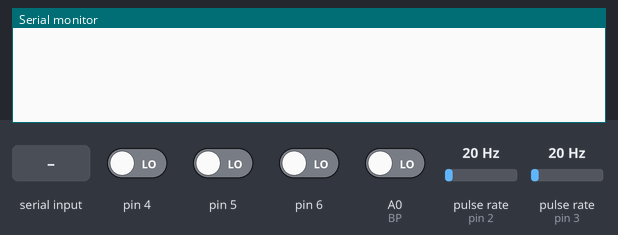
A sketch run on a simulated Arduino Uno, built with avr-gcc and run on an emulated ATmega328P. On the bench: the last lines printed to the serial monitor. Wiring (inferred from the names in the program): 2 × pulse sensor: data pin 2 / data pin 3. The inputs (shaded band) are chosen by the test bench; at power-on: A0 (BP), pin 4–6 LOW, pulse rate (sensors on pin 2, pin 3) 20 Hz.

Above: at 1.2 s.
1.3 s: "1\n" received over the second serial link
At 2.3 s:
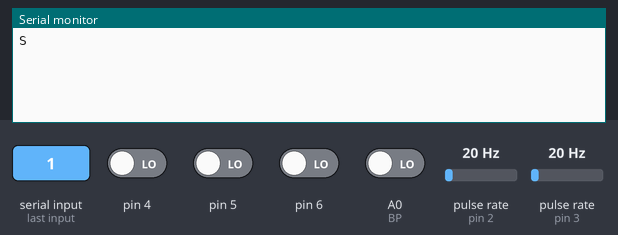
2.8 s: pin 4 driven HIGH
At 3.4 s:
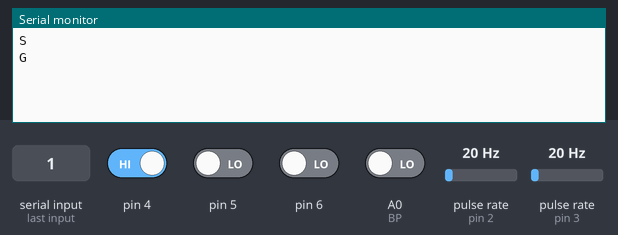
4.3 s: pin 5 driven HIGH
At 5.7 s:
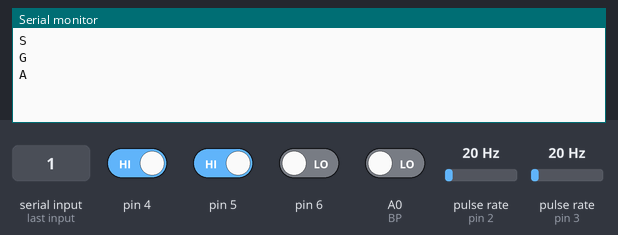

Measured:
- after the input at 1.3 s, the serial monitor: prints a new line at once (image 1)
- after the input at 2.8 s, the serial monitor: prints a new line at once (image 2)
- after the input at 4.3 s, the serial monitor: prints a new line at once (image 3)

The sketch:

boucle_ouverte_V3_capteurs.ino
```cpp
#include "SoftwareSerial.h"
//#include "Ultrasonic.h"
SoftwareSerial mySerial(11,10); // broches TX, RX
SoftwareSerial mySerialBT(12,13); // broches TX, RX
//Ultrasonic ultrasonic(13);
//int distance;

#define BP A0
#define Enc1 2
#define Enc2 3


bool CAPG, CAPC, CAPD;

volatile int pulseCount1 = 0;
volatile int pulseCount2 = 0;
unsigned long lastTime = 0;
int rpm1, rpm2;

int e1=0,e2=0,e3=0,sAg=0,sGg=0,sDg=0,sAd=0,sGd=0,sDd=0,mAg=0,mGg=0,mDg=0,mAd=0,mGd=0,mDd=0;
bool affmoy=false;
bool actif = false;

String currentCmd;
String lastCmd = "";

void setup() {
  mySerial.begin(9600);
  mySerialBT.begin(9600);
  Serial.begin(9600);
  pinMode(4, INPUT);
  pinMode(5, INPUT);
  pinMode(6, INPUT);
  pinMode(BP, INPUT);
  pinMode(Enc1, INPUT);
  pinMode(Enc2, INPUT);
  attachInterrupt(digitalPinToInterrupt(Enc1), countPulses1, RISING);
  attachInterrupt(digitalPinToInterrupt(Enc2), countPulses2, RISING);
}

void loop() {
  app();
  //  if (digitalRead(BP)==HIGH) {
  //    val=0;}
  //if (val==1){
  //    line();
  //    vitesse();
  //  }
  //  else {
  //    avancer(LOW, LOW, 0,0);
  //  }
}

void countPulses1() {
  pulseCount1++;
}

void countPulses2() {
  pulseCount2++;
}

void vitesse() {
  if (millis() - lastTime >= 100) {
    rpm1 = (pulseCount1 / 20.0) * 600.0;
    rpm2 = (pulseCount2 / 20.0) * 600.0;
    //Serial.print(rpm1);
    //Serial.print(" , ");
    //Serial.println(rpm2);
    pulseCount1 = 0;
    pulseCount2 = 0;
    lastTime = millis();
    moyenne();
  }
}

void moyenne() {
  if (rpm1!=0 || rpm2!=0 || currentCmd=="S") {
    if (currentCmd=="A"){
    e1++;
    sAd+=rpm1;
    sAg+=rpm2;
    affmoy=false;
  }
  else if (currentCmd=="G"){
    e2++;
    sGd+=rpm1;
    sGg+=rpm2;
    affmoy=false;
  }
  else if (currentCmd=="D"){
    e3++;
    sDd+=rpm1;
    sDg+=rpm2;
    affmoy=false;
  }
  else if (!affmoy && (e1!=0 && e2!=0 && e3!=0)) {
    //Serial.print("vitesse moyenne en ligne droite des moteurs gauche : ");
    //Serial.print(mAg/m1);
    //Serial.print(" rpm sur ");
    //Serial.print(m1);
    //Serial.print(" valeurs, des moteurs droit : ");
    //Serial.print(mAd/m1);
    //Serial.print(" rpm sur ");
    //Serial.print(m1);
    //Serial.println(" valeurs");
    //Serial.print("vitesse moyenne en tournant gauche des moteurs gauche : ");
    //Serial.print(mGg/m2);
    //Serial.print(" rpm sur ");
    //Serial.print(m2);
    //Serial.print(" valeurs, des moteurs droit : ");
    //Serial.print(mGd/m2);
    //Serial.print(" rpm sur ");
    //Serial.print(m2);
    //Serial.println(" valeurs");
    //Serial.print("vitesse moyenne en tournant droit des moteurs gauche : ");
    //Serial.print(mDg/m3);
    //Serial.print(" rpm sur ");
    //Serial.print(m3);
    //Serial.print(" valeurs, des moteurs droit : ");
    //Serial.print(mDd/m3);
    //Serial.print(" rpm sur ");
    //Serial.print(m3);
    //Serial.println(" valeurs");
    mAg=sAg/e1;
    mAd=sAd/e1;
    mGg=sGg/e2;
    mGd=sGd/e2;
    mDg=sDg/e3;
    mDd=sDd/e3;
    affmoy=true;
  }
  }
}

void line() {
  CAPG = digitalRead(4);
  CAPC = digitalRead(5);
  CAPD = digitalRead(6);

  if (CAPC) {
    currentCmd="A";
  }
  else if (CAPG) {
    currentCmd="G";
  }
  else if (CAPD) {
    currentCmd="D";
  }
  else {
    //ult();
    currentCmd="S";
  }


  if (currentCmd != lastCmd) {
    mySerial.println(currentCmd);
    Serial.println(currentCmd);
    lastCmd = currentCmd;
  }
}


void app() {
  if (mySerialBT.available()) {
    String val = mySerialBT.readStringUntil('\n');
    val.trim();
    //Serial.println(val);
    //Serial.print(val=="1" );
    //Serial.print(val=="0" );
    //Serial.println(val=="moyenne" );
    if (val == "1") {
      actif = true;
    }
    else if (val == "0") {
      actif = false;
      mySerial.println("S");
    }
    else if (val == "moyenne") {
      mySerialBT.print(mAg);
      mySerialBT.print(",");
      mySerialBT.print(mAd);
      mySerialBT.print(",");
      mySerialBT.print(mGg);
      mySerialBT.print(",");
      mySerialBT.print(mGd);
      mySerialBT.print(",");
      mySerialBT.print(mDg);
      mySerialBT.print(",");
      mySerialBT.println(mDd);
      affmoy = false;
    }
  }

  if (digitalRead(BP) == HIGH) {
    actif = false;
    mySerial.println("S");
  }

  if (actif) {
    line();
    vitesse();
  }
}


//void ult() {
//long distance;
//  distance = ultrasonic.read();
//  delay(50);
//  Serial.print(distance);
//  Serial.println("cm");
//  if(distance == 7){
//    avancer(HIGH,155,155);}
//  if(distance < 5) {
//    avancer(HIGH,155,100);}
//  if(distance > 9){
//    avancer(HIGH,100,155);}}    
```
